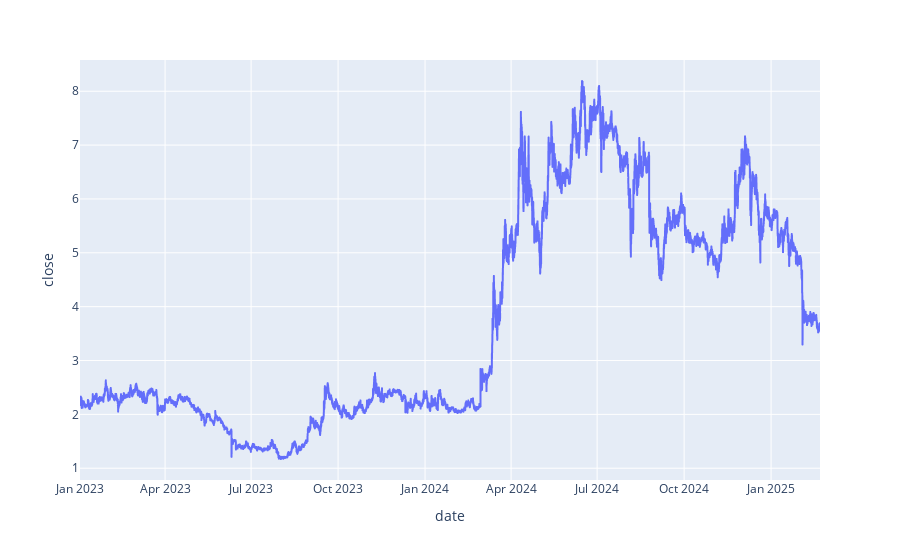

Notebook source saved alongside this figure:
### Code cell
df.sort_values(by = 'epoch').plot(kind = 'line', x = 'date', y = 'close')

### Figure 1 — Plotly figure (JSON) as saved in the notebook; plotly's stock layout.template omitted (floating-point values rounded to 4 significant figures; data arrays with more than 128 entries replaced by an {"elided": "..."} marker saying what was removed)
{"data": [{"hovertemplate": "date=%{x}<br>close=%{y}<extra></extra>", "legendgroup": "", "line": {"color": "#636efa", "dash": "solid"}, "marker": {"symbol": "circle"}, "mode": "lines", "name": "", "showlegend": false, "type": "scattergl", "x": {"elided": "18786 str values"}, "xaxis": "x", "y": {"elided": "18786 float values"}, "yaxis": "y"}], "layout": {"legend": {"tracegroupgap": 0}, "margin": {"t": 60}, "xaxis": {"anchor": "y", "domain": [0, 1], "title": {"text": "date"}}, "yaxis": {"anchor": "x", "domain": [0, 1], "title": {"text": "close"}}}}
